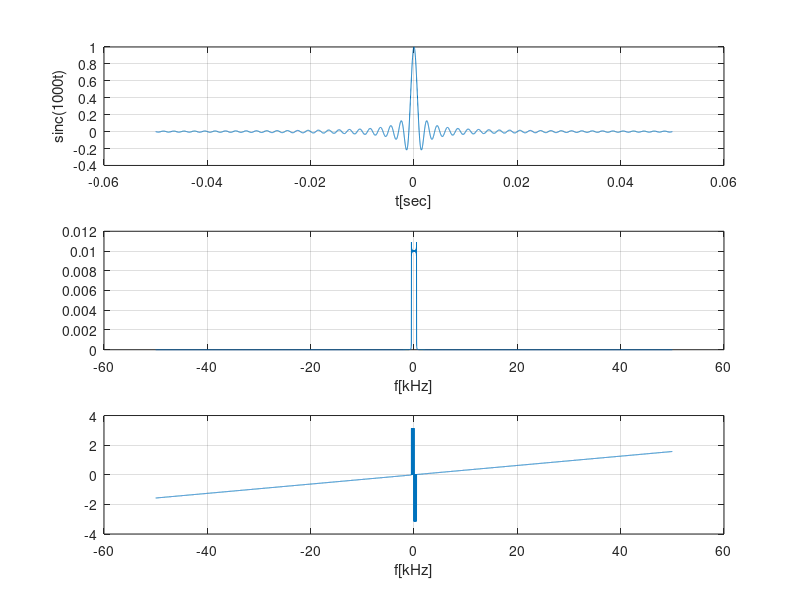
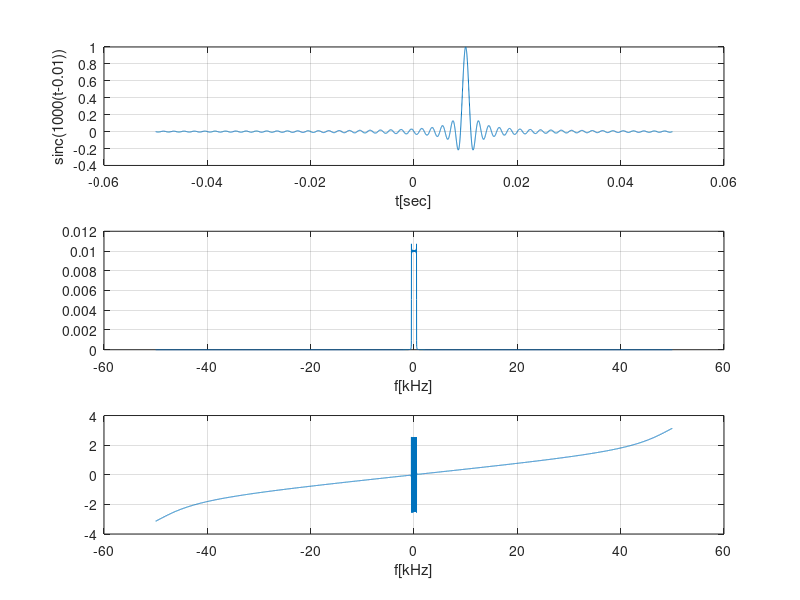

These figures' MATLAB source, in order:
% Συνάρτηση sinc
clear all,close all,clc
dt=.1e-4; % 0.0001
t=-.05:dt:.05;
N=length(t);
x=sinc(1000*t);
figure(1)
subplot(311),plot(t,x),grid on,xlabel('t[sec]'),ylabel('sinc(1000t)')
Xf=fftshift(fft(x))/N;
BW=1/dt; % BandWidth=10^4=10kHz
df=BW/N; %βήμα στη συχνότητα
f=-BW/2:df:BW/2-df;
subplot(312),plot(f/1000,abs(Xf)),grid on,xlabel('f[kHz]') % φάσμα πλάτους
subplot(313),plot(f/1000,angle(Xf)),grid on,xlabel('f[kHz]') % φάσμα φάσης
%%%%
x1=sinc(1000*(t-.01));
figure(2)
subplot(311),plot(t,x1),grid on,xlabel('t[sec]'),ylabel('sinc(1000(t-0.01))')
Xf1=fftshift(fft(x1))/N;
subplot(312),plot(f/1000,abs(Xf1)),grid on,xlabel('f[kHz]') % φάσμα πλάτους
subplot(313),plot(f/1000,angle(Xf1)),grid on,xlabel('f[kHz]') % φάσμα φάσης




